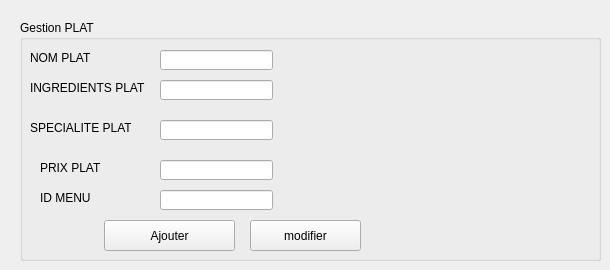
        <widget class="QWidget" name="tab_15">
         <attribute name="title">
          <string>Ajouter</string>
         </attribute>
         <widget class="QGroupBox" name="groupBox_6">
          <property name="geometry">
           <rect>
            <x>20</x>
            <y>20</y>
            <width>581</width>
            <height>241</height>
           </rect>
          </property>
          <property name="title">
           <string>Gestion PLAT</string>
          </property>
          <widget class="QLabel" name="label_54">
           <property name="geometry">
            <rect>
             <x>10</x>
             <y>30</y>
             <width>81</width>
             <height>16</height>
            </rect>
           </property>
           <property name="text">
            <string>NOM PLAT</string>
           </property>
          </widget>
          <widget class="QLabel" name="label_55">
           <property name="geometry">
            <rect>
             <x>10</x>
             <y>60</y>
             <width>121</width>
             <height>16</height>
            </rect>
           </property>
           <property name="text">
            <string>INGREDIENTS PLAT</string>
           </property>
          </widget>
          <widget class="QLabel" name="label_56">
           <property name="geometry">
            <rect>
             <x>10</x>
             <y>100</y>
             <width>101</width>
             <height>16</height>
            </rect>
           </property>
           <property name="text">
            <string>SPECIALITE PLAT</string>
           </property>
          </widget>
          <widget class="QLineEdit" name="lineEdit_16">
           <property name="geometry">
            <rect>
             <x>140</x>
             <y>30</y>
             <width>113</width>
             <height>20</height>
            </rect>
           </property>
          </widget>
          <widget class="QLineEdit" name="lineEdit_17">
           <property name="geometry">
            <rect>
             <x>140</x>
             <y>60</y>
             <width>113</width>
             <height>20</height>
            </rect>
           </property>
          </widget>
          <widget class="QLineEdit" name="lineEdit_18">
           <property name="geometry">
            <rect>
             <x>140</x>
             <y>100</y>
             <width>113</width>
             <height>20</height>
            </rect>
           </property>
          </widget>
          <widget class="QPushButton" name="pushButton_21">
           <property name="geometry">
            <rect>
             <x>84</x>
             <y>200</y>
             <width>131</width>
             <height>31</height>
            </rect>
           </property>
           <property name="text">
            <string>Ajouter</string>
           </property>
          </widget>
          <widget class="QPushButton" name="pushButton_22">
           <property name="geometry">
            <rect>
             <x>230</x>
             <y>200</y>
             <width>111</width>
             <height>31</height>
            </rect>
           </property>
           <property name="text">
            <string>modifier</string>
           </property>
          </widget>
          <widget class="QLineEdit" name="lineEdit_19">
           <property name="geometry">
            <rect>
             <x>140</x>
             <y>140</y>
             <width>113</width>
             <height>20</height>
            </rect>
           </property>
          </widget>
          <widget class="QLabel" name="label_57">
           <property name="geometry">
            <rect>
             <x>20</x>
             <y>140</y>
             <width>101</width>
             <height>16</height>
            </rect>
           </property>
           <property name="text">
            <string>PRIX PLAT</string>
           </property>
          </widget>
          <widget class="QLineEdit" name="lineEdit_20">
           <property name="geometry">
            <rect>
             <x>140</x>
             <y>170</y>
             <width>113</width>
             <height>20</height>
            </rect>
           </property>
          </widget>
          <widget class="QLabel" name="label_58">
           <property name="geometry">
            <rect>
             <x>20</x>
             <y>170</y>
             <width>101</width>
             <height>16</height>
            </rect>
           </property>
           <property name="text">
            <string>ID MENU</string>
           </property>
          </widget>
         </widget>
        </widget>
